Frame 1 (no input): blank canvas, image omitted
Frame 60 (no input): blank canvas, image omitted
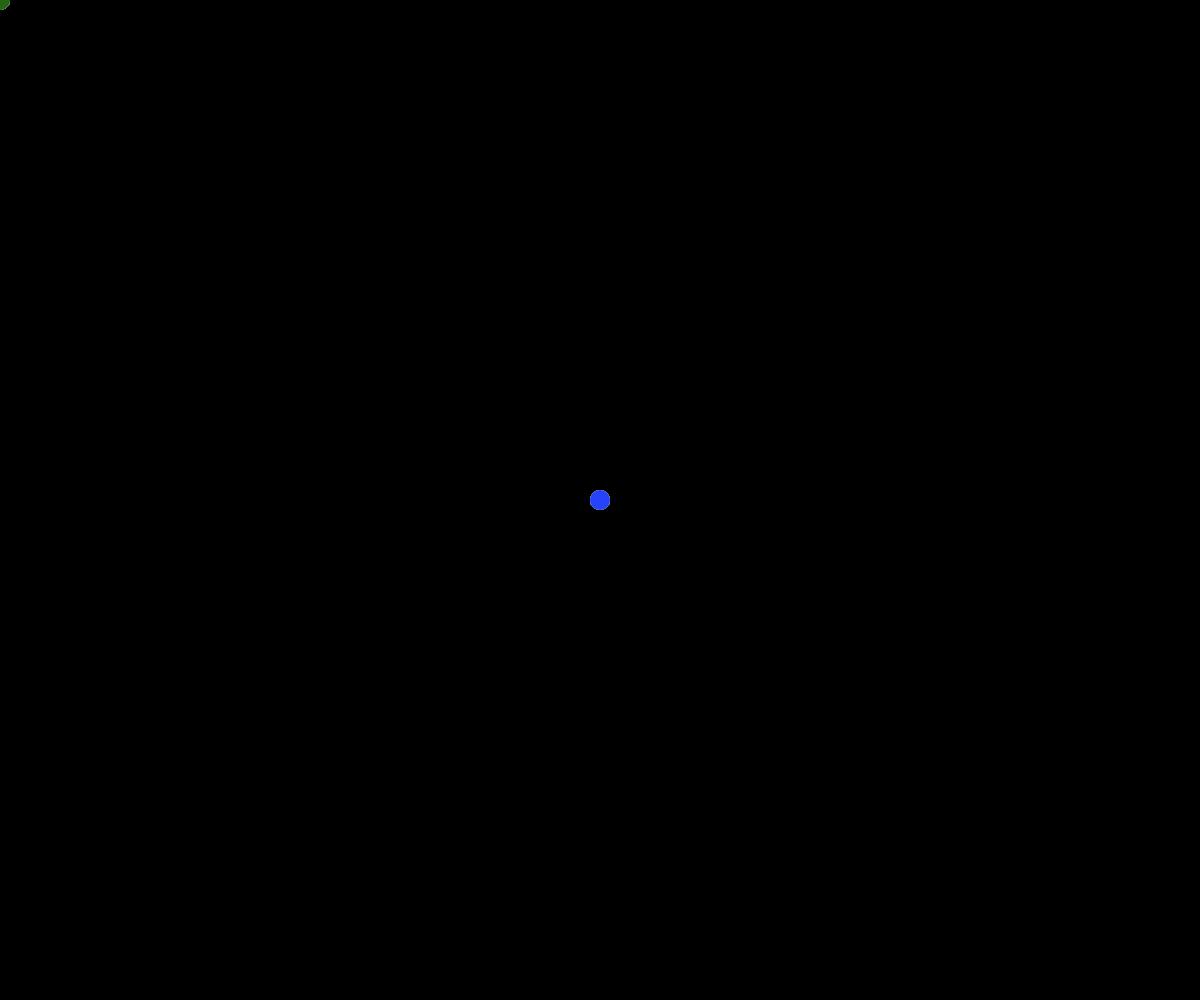
Frame 120 (the mouse pressed at the canvas centre since frame 60)

The p5.js sketch whose frames 1 and 60 were blank and that drew this single picture after the mouse press (run headless with seeded random() and noise() and a simulated clock; from frame 60 on, the mouse is pressed at the canvas centre):

// p5.js sketch
// ── sketch.js
function setup() {
  createCanvas(windowWidth,windowHeight);
  noStroke();
  background('black');
}

function draw() {
  var x= random(255);
  var y= random(255);
  var z= random(255);
 
    fill(x,y,z);  
 
  if (mouseX<=windowWidth/2){
    
    ellipse(mouseX,mouseY,20,20);
  
    
  } else {
    
    rect(mouseX,mouseY,20,20);

  }
  
}
